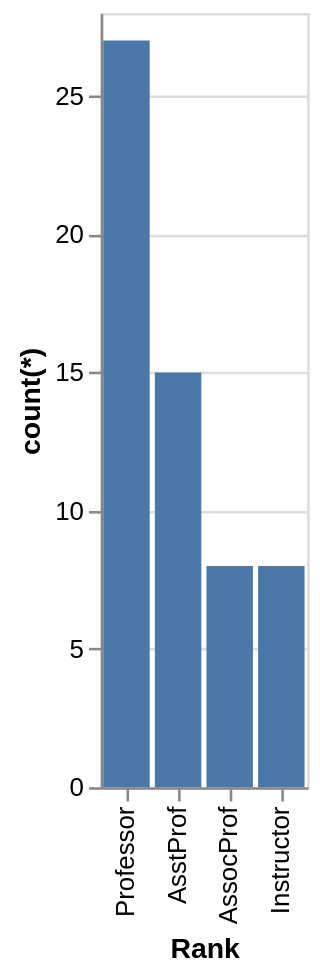

Write a Vega-Lite specification for this figure.
### Vega-Lite specification from a JSON file in a GitHub repository (floating-point values rounded to 4 significant figures)
{"data": {"values": [{"x_data": "AssocProf", "y_data": 8}, {"x_data": "AsstProf", "y_data": 15}, {"x_data": "Instructor", "y_data": 8}, {"x_data": "Professor", "y_data": 27}]}, "mark": "bar", "encoding": {"x": {"field": "x_data", "type": "nominal", "title": "Rank", "sort": {"op": "sum", "field": "y_data", "order": "descending"}}, "y": {"field": "y_data", "type": "quantitative", "title": "count(*)"}}}
